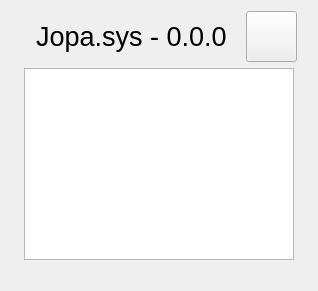
      <widget class="QWidget" name="page_vuln_info">
       <layout class="QGridLayout" name="gridLayout_7">
        <item row="0" column="0">
         <layout class="QHBoxLayout" name="horizontalLayout_36">
          <item>
           <spacer name="horizontalSpacer_59">
            <property name="orientation">
             <enum>Qt::Horizontal</enum>
            </property>
            <property name="sizeType">
             <enum>QSizePolicy::Preferred</enum>
            </property>
            <property name="sizeHint" stdset="0">
             <size>
              <width>25</width>
              <height>40</height>
             </size>
            </property>
           </spacer>
          </item>
          <item>
           <widget class="QLabel" name="label_vuln_head">
            <property name="font">
             <font>
              <pointsize>20</pointsize>
             </font>
            </property>
            <property name="text">
             <string>Jopa.sys - 0.0.0</string>
            </property>
           </widget>
          </item>
          <item>
           <spacer name="horizontalSpacer_60">
            <property name="orientation">
             <enum>Qt::Horizontal</enum>
            </property>
            <property name="sizeHint" stdset="0">
             <size>
              <width>13</width>
              <height>20</height>
             </size>
            </property>
           </spacer>
          </item>
          <item>
           <widget class="QPushButton" name="vuln_info_back_button">
            <property name="sizePolicy">
             <sizepolicy hsizetype="Fixed" vsizetype="Fixed">
              <horstretch>0</horstretch>
              <verstretch>0</verstretch>
             </sizepolicy>
            </property>
            <property name="minimumSize">
             <size>
              <width>51</width>
              <height>51</height>
             </size>
            </property>
            <property name="maximumSize">
             <size>
              <width>51</width>
              <height>51</height>
             </size>
            </property>
            <property name="cursor">
             <cursorShape>PointingHandCursor</cursorShape>
            </property>
            <property name="text">
             <string/>
            </property>
           </widget>
          </item>
          <item>
           <spacer name="horizontalSpacer_11">
            <property name="orientation">
             <enum>Qt::Horizontal</enum>
            </property>
            <property name="sizeType">
             <enum>QSizePolicy::Fixed</enum>
            </property>
            <property name="sizeHint" stdset="0">
             <size>
              <width>10</width>
              <height>20</height>
             </size>
            </property>
           </spacer>
          </item>
         </layout>
        </item>
        <item row="1" column="0">
         <layout class="QHBoxLayout" name="horizontalLayout_37">
          <item>
           <spacer name="horizontalSpacer_57">
            <property name="orientation">
             <enum>Qt::Horizontal</enum>
            </property>
            <property name="sizeType">
             <enum>QSizePolicy::Preferred</enum>
            </property>
            <property name="sizeHint" stdset="0">
             <size>
              <width>13</width>
              <height>20</height>
             </size>
            </property>
           </spacer>
          </item>
          <item>
           <layout class="QVBoxLayout" name="verticalLayout_16">
            <item>
             <widget class="QPlainTextEdit" name="plainTextEdit_vuln">
              <property name="sizePolicy">
               <sizepolicy hsizetype="Expanding" vsizetype="Expanding">
                <horstretch>0</horstretch>
                <verstretch>0</verstretch>
               </sizepolicy>
              </property>
              <property name="font">
               <font>
                <pointsize>14</pointsize>
               </font>
              </property>
              <property name="cursor" stdset="0">
               <cursorShape>IBeamCursor</cursorShape>
              </property>
              <property name="readOnly">
               <bool>true</bool>
              </property>
              <property name="textInteractionFlags">
               <set>Qt::LinksAccessibleByKeyboard|Qt::LinksAccessibleByMouse|Qt::TextBrowserInteraction|Qt::TextSelectableByKeyboard|Qt::TextSelectableByMouse</set>
              </property>
             </widget>
            </item>
            <item>
             <spacer name="verticalSpacer_40">
              <property name="orientation">
               <enum>Qt::Vertical</enum>
              </property>
              <property name="sizeType">
               <enum>QSizePolicy::Preferred</enum>
              </property>
              <property name="sizeHint" stdset="0">
               <size>
                <width>20</width>
                <height>20</height>
               </size>
              </property>
             </spacer>
            </item>
           </layout>
          </item>
          <item>
           <spacer name="horizontalSpacer_58">
            <property name="orientation">
             <enum>Qt::Horizontal</enum>
            </property>
            <property name="sizeType">
             <enum>QSizePolicy::Preferred</enum>
            </property>
            <property name="sizeHint" stdset="0">
             <size>
              <width>13</width>
              <height>20</height>
             </size>
            </property>
           </spacer>
          </item>
         </layout>
        </item>
       </layout>
      </widget>
